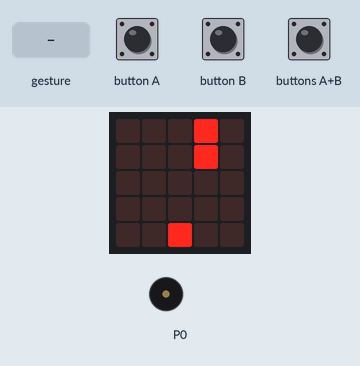
Recording of a program running on a simulated BBC micro:bit (MakeCode). Parts: the board's 5×5 LED display, buzzer (waves = sounding). The inputs (shaded band) are chosen by the test bench. Random numbers come from a fixed seed; a tilt is held for 1.5 s and a shake lasts 1 s, then the board lies face up again.

Above: at 2.8 s.
2.9 s: button A pressed for 0.15 s
At 3.51 s:
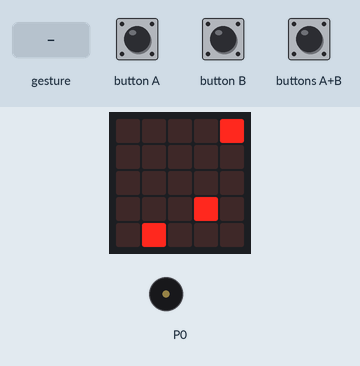
3.6 s: button B pressed for 0.15 s
At 4.01 s:
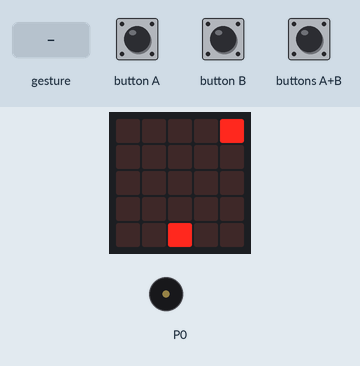
4.3 s: gesture 'tilt left'
At 6.6 s:
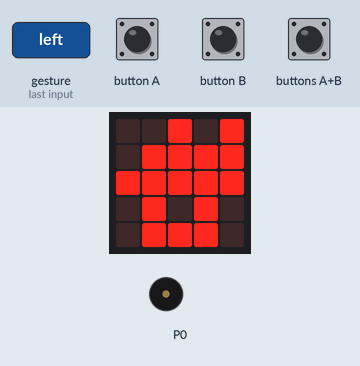
6.7 s: buttons A+B pressed for 0.15 s
7.4 s: buttons A+B pressed for 1 s
9.0 s: buttons A+B pressed for 0.15 s
At 10.56 s:
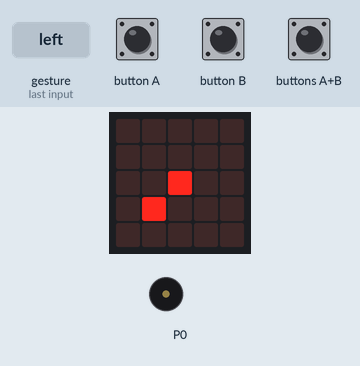
Timing chart, 0 to 12.1 s (numbered marks = the images above; inputs shaded):
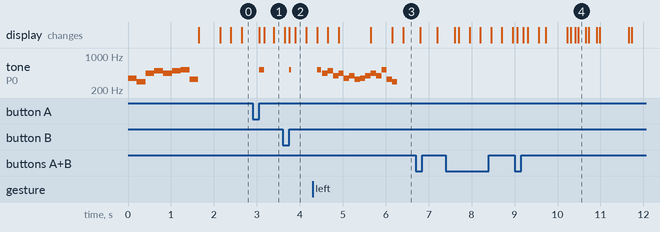

Measured:
- after the input at 2.9 s, tone on P0: silent → 523 Hz after 0.15 s, → silent 0.12 s later
- after the input at 3.6 s, tone on P0: silent → 523 Hz after 0.15 s, → silent 0.05 s later
- after the input at 4.3 s, tone on P0: plays 523 Hz for 0.09 s, 440 Hz for 0.13 s, 494 Hz for 0.13 s, 392 Hz for 0.13 s, 440 Hz for 0.13 s, 349 Hz for 0.13 s … (15 notes in this stretch), starting after 0.10 s

The program:

main.ts
```typescript
input.onGesture(Gesture.TiltLeft, function () {
    Enemy.delete()
    Player.delete()
    music.playMelody("C5 A B G A F G E ", 500)
    music.playMelody("F G A G C5 E D - ", 500)
    basic.showLeds(`
        . . # . #
        . # # # #
        # # # # #
        . # . # .
        . # # # .
        `)
    basic.showLeds(`
        . . # . .
        # # # # #
        # # # # #
        # # # # #
        # # # # #
        `)
    basic.showLeds(`
        . # . # .
        . . # . .
        # # # # #
        # # # # #
        # # # # #
        `)
})
input.onButtonPressed(Button.A, function () {
    Player.change(LedSpriteProperty.X, -1)
    music.playMelody("C5 - - - - - - - ", 500)
})
input.onGesture(Gesture.Shake, function () {
    Enemy.delete()
    Player.delete()
    for (let index = 0; index < 4; index++) {
        music.playMelody("A B C5 F A B C5 F ", 300)
    }
    for (let index = 0; index < 4; index++) {
        basic.showLeds(`
            . # # # .
            # . . . #
            # # . # #
            # . . . #
            . # # # .
            `)
        basic.showLeds(`
            . # # # .
            # # . # #
            # . . . #
            # . . . #
            . # # # .
            `)
        basic.showLeds(`
            . # # # .
            # . . . #
            # # . # #
            # . . . #
            . # # # .
            `)
        basic.showLeds(`
            . # # # .
            # . . . #
            # . . . #
            # # . # #
            . # # # .
            `)
    }
    Enemy = game.createSprite(0, 0)
    Player = game.createSprite(2, 4)
})
input.onButtonPressed(Button.AB, function () {
    Bullet = game.createSprite(Player.get(LedSpriteProperty.X), 3)
    basic.pause(100)
    for (let index = 0; index < 5; index++) {
        if (Bullet.isTouching(Enemy)) {
            Enemy.delete()
            Bullet_from_enemy.delete()
            game.addScore(1)
            music.playMelody("E G F G A F A G ", 296)
            Player.delete()
            Bullet.delete()
            Player = game.createSprite(2, 4)
            Enemy = game.createSprite(0, 0)
        } else if (Bullet.isTouching(Bullet_from_enemy)) {
            Bullet_from_enemy.delete()
            Bullet.delete()
        } else {
            Bullet.change(LedSpriteProperty.Y, -1)
            basic.pause(250)
        }
    }
    Bullet.delete()
})
input.onButtonPressed(Button.B, function () {
    Player.change(LedSpriteProperty.X, 1)
    music.playMelody("C5 - - - - - - - ", 500)
})
input.onGesture(Gesture.TiltRight, function () {
    basic.clearScreen()
})
let Enemy_speed = 0
let sprite = 0
let Bullet_from_enemy: game.LedSprite = null
let Bullet: game.LedSprite = null
let Enemy: game.LedSprite = null
let Player: game.LedSprite = null
music.playMelody("F D A B A B C5 E ", 300)
Player = game.createSprite(2, 4)
Enemy = game.createSprite(0, 0)
basic.forever(function () {
    for (let index = 0; index < 4; index++) {
        sprite = randint(0, 1)
        if (sprite == 0) {
            Enemy.change(LedSpriteProperty.X, 1)
            Enemy_speed = randint(0, 2)
            if (Enemy_speed == 0) {
                basic.pause(100)
            } else if (Enemy_speed == 1) {
                basic.pause(250)
            } else {
                basic.pause(500)
            }
        } else {
            Bullet_from_enemy = game.createSprite(Enemy.get(LedSpriteProperty.X), 1)
            basic.pause(500)
            Enemy.change(LedSpriteProperty.X, 1)
            for (let index = 0; index < 4; index++) {
                Bullet_from_enemy.change(LedSpriteProperty.Y, 1)
                basic.pause(250)
                if (Bullet_from_enemy.isTouching(Player)) {
                    music.playMelody("E B C5 A B G A F ", 300)
                    music.playMelody("E - - - - - - - ", 103)
                    basic.showString("Made by DanielY121")
                    basic.pause(250)
                    game.gameOver()
                }
                if (Bullet_from_enemy.isTouchingEdge()) {
                    Bullet_from_enemy.delete()
                }
            }
        }
    }
    for (let index = 0; index < 4; index++) {
        sprite = randint(0, 1)
        if (sprite == 0) {
            Enemy.change(LedSpriteProperty.X, -1)
            Enemy_speed = randint(0, 2)
            if (Enemy_speed == 0) {
                basic.pause(100)
            } else if (Enemy_speed == 1) {
                basic.pause(250)
            } else {
                basic.pause(500)
            }
        } else {
            Bullet_from_enemy = game.createSprite(Enemy.get(LedSpriteProperty.X), 1)
            basic.pause(500)
            Enemy.change(LedSpriteProperty.X, -1)
            for (let index = 0; index < 4; index++) {
                Bullet_from_enemy.change(LedSpriteProperty.Y, 1)
                basic.pause(250)
                if (Bullet_from_enemy.isTouching(Player)) {
                    music.playMelody("E B C5 A B G A F ", 300)
                    music.playMelody("E - - - - - - - ", 103)
                    basic.showString("Made by DanielY121")
                    basic.pause(250)
                    game.gameOver()
                }
                if (Bullet_from_enemy.isTouchingEdge()) {
                    Bullet_from_enemy.delete()
                }
            }
        }
    }
})
```

test.ts
```typescript
// 在這裡測試；當此封包作為擴充功能時，將不會編譯此內容。
```
